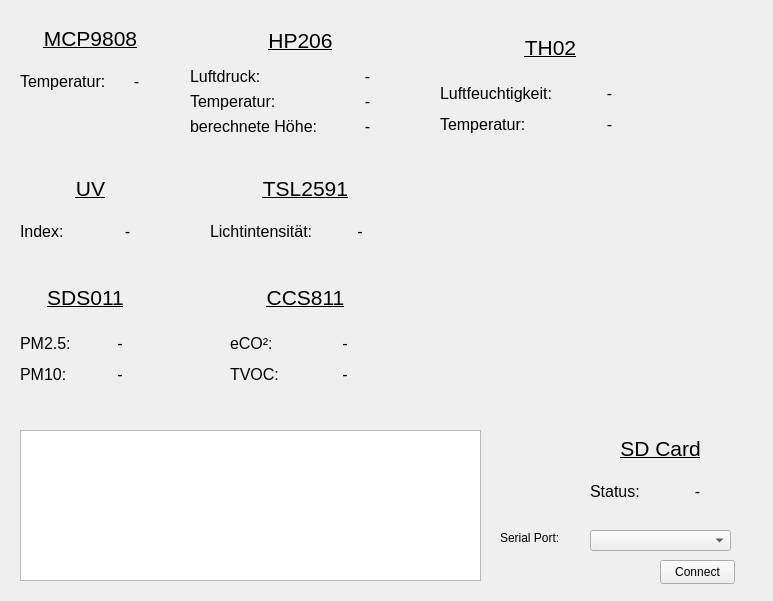
<?xml version="1.0" encoding="UTF-8"?>
<ui version="4.0">
 <class>Form</class>
 <widget class="QWidget" name="Form">
  <property name="geometry">
   <rect>
    <x>0</x>
    <y>0</y>
    <width>773</width>
    <height>601</height>
   </rect>
  </property>
  <property name="windowTitle">
   <string>Form</string>
  </property>
  <widget class="QLabel" name="l_SerialPort">
   <property name="geometry">
    <rect>
     <x>500</x>
     <y>530</y>
     <width>61</width>
     <height>16</height>
    </rect>
   </property>
   <property name="text">
    <string>Serial Port:</string>
   </property>
  </widget>
  <widget class="QPlainTextEdit" name="pte_serial_console">
   <property name="geometry">
    <rect>
     <x>20</x>
     <y>430</y>
     <width>461</width>
     <height>151</height>
    </rect>
   </property>
   <property name="textInteractionFlags">
    <set>Qt::TextSelectableByKeyboard|Qt::TextSelectableByMouse</set>
   </property>
  </widget>
  <widget class="QPushButton" name="b_connect_serial">
   <property name="geometry">
    <rect>
     <x>660</x>
     <y>560</y>
     <width>75</width>
     <height>24</height>
    </rect>
   </property>
   <property name="text">
    <string>Connect</string>
   </property>
   <property name="checkable">
    <bool>true</bool>
   </property>
  </widget>
  <widget class="QComboBox" name="cb_serial_ports">
   <property name="geometry">
    <rect>
     <x>590</x>
     <y>530</y>
     <width>141</width>
     <height>21</height>
    </rect>
   </property>
  </widget>
  <widget class="QWidget" name="verticalLayoutWidget">
   <property name="geometry">
    <rect>
     <x>590</x>
     <y>430</y>
     <width>141</width>
     <height>80</height>
    </rect>
   </property>
   <layout class="QVBoxLayout" name="verticalLayout_4">
    <item>
     <widget class="QLabel" name="l_sd">
      <property name="font">
       <font>
        <pointsize>16</pointsize>
        <underline>true</underline>
       </font>
      </property>
      <property name="text">
       <string>SD Card</string>
      </property>
      <property name="alignment">
       <set>Qt::AlignCenter</set>
      </property>
     </widget>
    </item>
    <item>
     <layout class="QHBoxLayout" name="horizontalLayout">
      <item>
       <widget class="QLabel" name="l_sd_status">
        <property name="font">
         <font>
          <pointsize>12</pointsize>
         </font>
        </property>
        <property name="text">
         <string>Status:</string>
        </property>
       </widget>
      </item>
      <item>
       <widget class="QLabel" name="l_sd_value">
        <property name="font">
         <font>
          <pointsize>12</pointsize>
         </font>
        </property>
        <property name="text">
         <string>-</string>
        </property>
        <property name="alignment">
         <set>Qt::AlignCenter</set>
        </property>
       </widget>
      </item>
     </layout>
    </item>
   </layout>
  </widget>
  <widget class="QWidget" name="verticalLayoutWidget_2">
   <property name="geometry">
    <rect>
     <x>20</x>
     <y>20</y>
     <width>141</width>
     <height>80</height>
    </rect>
   </property>
   <layout class="QVBoxLayout" name="verticalLayout_5">
    <item>
     <widget class="QLabel" name="l_mcp9808">
      <property name="font">
       <font>
        <pointsize>16</pointsize>
        <underline>true</underline>
       </font>
      </property>
      <property name="text">
       <string>MCP9808</string>
      </property>
      <property name="alignment">
       <set>Qt::AlignCenter</set>
      </property>
     </widget>
    </item>
    <item>
     <layout class="QHBoxLayout" name="horizontalLayout_2">
      <item>
       <widget class="QLabel" name="l_mcp9808_temperatur">
        <property name="font">
         <font>
          <pointsize>12</pointsize>
         </font>
        </property>
        <property name="text">
         <string>Temperatur:</string>
        </property>
       </widget>
      </item>
      <item>
       <widget class="QLabel" name="l_mcp9808_value">
        <property name="font">
         <font>
          <pointsize>12</pointsize>
         </font>
        </property>
        <property name="text">
         <string>-</string>
        </property>
        <property name="alignment">
         <set>Qt::AlignCenter</set>
        </property>
       </widget>
      </item>
     </layout>
    </item>
   </layout>
  </widget>
  <widget class="QWidget" name="verticalLayoutWidget_3">
   <property name="geometry">
    <rect>
     <x>190</x>
     <y>20</y>
     <width>221</width>
     <height>116</height>
    </rect>
   </property>
   <layout class="QVBoxLayout" name="verticalLayout_6">
    <item>
     <widget class="QLabel" name="l_hp206">
      <property name="font">
       <font>
        <pointsize>16</pointsize>
        <underline>true</underline>
       </font>
      </property>
      <property name="text">
       <string>HP206</string>
      </property>
      <property name="alignment">
       <set>Qt::AlignCenter</set>
      </property>
     </widget>
    </item>
    <item>
     <layout class="QGridLayout" name="gridLayout_3">
      <item row="1" column="1">
       <widget class="QLabel" name="l_hp206_temperature_value">
        <property name="font">
         <font>
          <pointsize>12</pointsize>
         </font>
        </property>
        <property name="text">
         <string>-</string>
        </property>
        <property name="alignment">
         <set>Qt::AlignCenter</set>
        </property>
       </widget>
      </item>
      <item row="0" column="0">
       <widget class="QLabel" name="l_hp206_pressure">
        <property name="font">
         <font>
          <pointsize>12</pointsize>
         </font>
        </property>
        <property name="text">
         <string>Luftdruck:</string>
        </property>
       </widget>
      </item>
      <item row="1" column="0">
       <widget class="QLabel" name="l_hp206_temperature">
        <property name="font">
         <font>
          <pointsize>12</pointsize>
         </font>
        </property>
        <property name="text">
         <string>Temperatur:</string>
        </property>
       </widget>
      </item>
      <item row="0" column="1">
       <widget class="QLabel" name="l_hp206_pressure_value">
        <property name="font">
         <font>
          <pointsize>12</pointsize>
         </font>
        </property>
        <property name="text">
         <string>-</string>
        </property>
        <property name="alignment">
         <set>Qt::AlignCenter</set>
        </property>
       </widget>
      </item>
      <item row="2" column="0">
       <widget class="QLabel" name="l_hp206_altitude">
        <property name="font">
         <font>
          <pointsize>12</pointsize>
         </font>
        </property>
        <property name="text">
         <string>berechnete Höhe:</string>
        </property>
       </widget>
      </item>
      <item row="2" column="1">
       <widget class="QLabel" name="l_hp206_altitude_value">
        <property name="font">
         <font>
          <pointsize>12</pointsize>
         </font>
        </property>
        <property name="text">
         <string>-</string>
        </property>
        <property name="alignment">
         <set>Qt::AlignCenter</set>
        </property>
       </widget>
      </item>
     </layout>
    </item>
   </layout>
  </widget>
  <widget class="QWidget" name="verticalLayoutWidget_4">
   <property name="geometry">
    <rect>
     <x>440</x>
     <y>20</y>
     <width>221</width>
     <height>116</height>
    </rect>
   </property>
   <layout class="QVBoxLayout" name="verticalLayout_7">
    <item>
     <widget class="QLabel" name="l_th02">
      <property name="font">
       <font>
        <pointsize>16</pointsize>
        <underline>true</underline>
       </font>
      </property>
      <property name="text">
       <string>TH02</string>
      </property>
      <property name="alignment">
       <set>Qt::AlignCenter</set>
      </property>
     </widget>
    </item>
    <item>
     <layout class="QGridLayout" name="gridLayout_4">
      <item row="0" column="0">
       <widget class="QLabel" name="l_th02_humidity">
        <property name="font">
         <font>
          <pointsize>12</pointsize>
         </font>
        </property>
        <property name="text">
         <string>Luftfeuchtigkeit:</string>
        </property>
       </widget>
      </item>
      <item row="1" column="1">
       <widget class="QLabel" name="l_th02_temperature_value">
        <property name="font">
         <font>
          <pointsize>12</pointsize>
         </font>
        </property>
        <property name="text">
         <string>-</string>
        </property>
        <property name="alignment">
         <set>Qt::AlignCenter</set>
        </property>
       </widget>
      </item>
      <item row="1" column="0">
       <widget class="QLabel" name="l_th02_temperature">
        <property name="font">
         <font>
          <pointsize>12</pointsize>
         </font>
        </property>
        <property name="text">
         <string>Temperatur:</string>
        </property>
       </widget>
      </item>
      <item row="0" column="1">
       <widget class="QLabel" name="l_th02_humidity_value">
        <property name="font">
         <font>
          <pointsize>12</pointsize>
         </font>
        </property>
        <property name="text">
         <string>-</string>
        </property>
        <property name="alignment">
         <set>Qt::AlignCenter</set>
        </property>
       </widget>
      </item>
     </layout>
    </item>
   </layout>
  </widget>
  <widget class="QWidget" name="verticalLayoutWidget_5">
   <property name="geometry">
    <rect>
     <x>20</x>
     <y>170</y>
     <width>141</width>
     <height>80</height>
    </rect>
   </property>
   <layout class="QVBoxLayout" name="verticalLayout_8">
    <item>
     <widget class="QLabel" name="l_uv">
      <property name="font">
       <font>
        <pointsize>16</pointsize>
        <underline>true</underline>
       </font>
      </property>
      <property name="text">
       <string>UV</string>
      </property>
      <property name="alignment">
       <set>Qt::AlignCenter</set>
      </property>
     </widget>
    </item>
    <item>
     <layout class="QHBoxLayout" name="horizontalLayout_3">
      <item>
       <widget class="QLabel" name="l_uv_index">
        <property name="font">
         <font>
          <pointsize>12</pointsize>
         </font>
        </property>
        <property name="text">
         <string>Index:</string>
        </property>
       </widget>
      </item>
      <item>
       <widget class="QLabel" name="l_uv_index_value">
        <property name="font">
         <font>
          <pointsize>12</pointsize>
         </font>
        </property>
        <property name="text">
         <string>-</string>
        </property>
        <property name="alignment">
         <set>Qt::AlignCenter</set>
        </property>
       </widget>
      </item>
     </layout>
    </item>
   </layout>
  </widget>
  <widget class="QWidget" name="verticalLayoutWidget_6">
   <property name="geometry">
    <rect>
     <x>210</x>
     <y>170</y>
     <width>191</width>
     <height>80</height>
    </rect>
   </property>
   <layout class="QVBoxLayout" name="verticalLayout_9">
    <item>
     <widget class="QLabel" name="l_tsl2591">
      <property name="font">
       <font>
        <pointsize>16</pointsize>
        <underline>true</underline>
       </font>
      </property>
      <property name="text">
       <string>TSL2591</string>
      </property>
      <property name="alignment">
       <set>Qt::AlignCenter</set>
      </property>
     </widget>
    </item>
    <item>
     <layout class="QHBoxLayout" name="horizontalLayout_4">
      <item>
       <widget class="QLabel" name="l_tsl2591_light">
        <property name="font">
         <font>
          <pointsize>12</pointsize>
         </font>
        </property>
        <property name="text">
         <string>Lichtintensität:</string>
        </property>
       </widget>
      </item>
      <item>
       <widget class="QLabel" name="l_tsl2591_light_value">
        <property name="font">
         <font>
          <pointsize>12</pointsize>
         </font>
        </property>
        <property name="text">
         <string>-</string>
        </property>
        <property name="alignment">
         <set>Qt::AlignCenter</set>
        </property>
       </widget>
      </item>
     </layout>
    </item>
   </layout>
  </widget>
  <widget class="QWidget" name="verticalLayoutWidget_7">
   <property name="geometry">
    <rect>
     <x>230</x>
     <y>270</y>
     <width>151</width>
     <height>116</height>
    </rect>
   </property>
   <layout class="QVBoxLayout" name="verticalLayout_10">
    <item>
     <widget class="QLabel" name="l_ccs811">
      <property name="font">
       <font>
        <pointsize>16</pointsize>
        <underline>true</underline>
       </font>
      </property>
      <property name="text">
       <string>CCS811</string>
      </property>
      <property name="alignment">
       <set>Qt::AlignCenter</set>
      </property>
     </widget>
    </item>
    <item>
     <layout class="QGridLayout" name="gridLayout_5">
      <item row="0" column="0">
       <widget class="QLabel" name="l_ccs811_eco2">
        <property name="font">
         <font>
          <pointsize>12</pointsize>
         </font>
        </property>
        <property name="text">
         <string>eCO²:</string>
        </property>
       </widget>
      </item>
      <item row="1" column="1">
       <widget class="QLabel" name="l_ccs811_tvoc_value">
        <property name="font">
         <font>
          <pointsize>12</pointsize>
         </font>
        </property>
        <property name="text">
         <string>-</string>
        </property>
        <property name="alignment">
         <set>Qt::AlignCenter</set>
        </property>
       </widget>
      </item>
      <item row="1" column="0">
       <widget class="QLabel" name="l_ccs811_tvoc">
        <property name="font">
         <font>
          <pointsize>12</pointsize>
         </font>
        </property>
        <property name="text">
         <string>TVOC:</string>
        </property>
       </widget>
      </item>
      <item row="0" column="1">
       <widget class="QLabel" name="l_ccs811_eco2_value">
        <property name="font">
         <font>
          <pointsize>12</pointsize>
         </font>
        </property>
        <property name="text">
         <string>-</string>
        </property>
        <property name="alignment">
         <set>Qt::AlignCenter</set>
        </property>
       </widget>
      </item>
     </layout>
    </item>
   </layout>
  </widget>
  <widget class="QWidget" name="verticalLayoutWidget_8">
   <property name="geometry">
    <rect>
     <x>20</x>
     <y>270</y>
     <width>131</width>
     <height>116</height>
    </rect>
   </property>
   <layout class="QVBoxLayout" name="verticalLayout_11">
    <item>
     <widget class="QLabel" name="l_sds011">
      <property name="font">
       <font>
        <pointsize>16</pointsize>
        <underline>true</underline>
       </font>
      </property>
      <property name="text">
       <string>SDS011</string>
      </property>
      <property name="alignment">
       <set>Qt::AlignCenter</set>
      </property>
     </widget>
    </item>
    <item>
     <layout class="QGridLayout" name="gridLayout_6">
      <item row="0" column="0">
       <widget class="QLabel" name="l_sds011_pm25">
        <property name="font">
         <font>
          <pointsize>12</pointsize>
         </font>
        </property>
        <property name="text">
         <string>PM2.5:</string>
        </property>
       </widget>
      </item>
      <item row="1" column="1">
       <widget class="QLabel" name="l_sds011_pm10_value">
        <property name="font">
         <font>
          <pointsize>12</pointsize>
         </font>
        </property>
        <property name="text">
         <string>-</string>
        </property>
        <property name="alignment">
         <set>Qt::AlignCenter</set>
        </property>
       </widget>
      </item>
      <item row="1" column="0">
       <widget class="QLabel" name="l_sds011_pm10">
        <property name="font">
         <font>
          <pointsize>12</pointsize>
         </font>
        </property>
        <property name="text">
         <string>PM10:</string>
        </property>
       </widget>
      </item>
      <item row="0" column="1">
       <widget class="QLabel" name="l_sds011_pm25_value">
        <property name="font">
         <font>
          <pointsize>12</pointsize>
         </font>
        </property>
        <property name="text">
         <string>-</string>
        </property>
        <property name="alignment">
         <set>Qt::AlignCenter</set>
        </property>
       </widget>
      </item>
     </layout>
    </item>
   </layout>
  </widget>
 </widget>
 <resources/>
 <connections/>
</ui>
